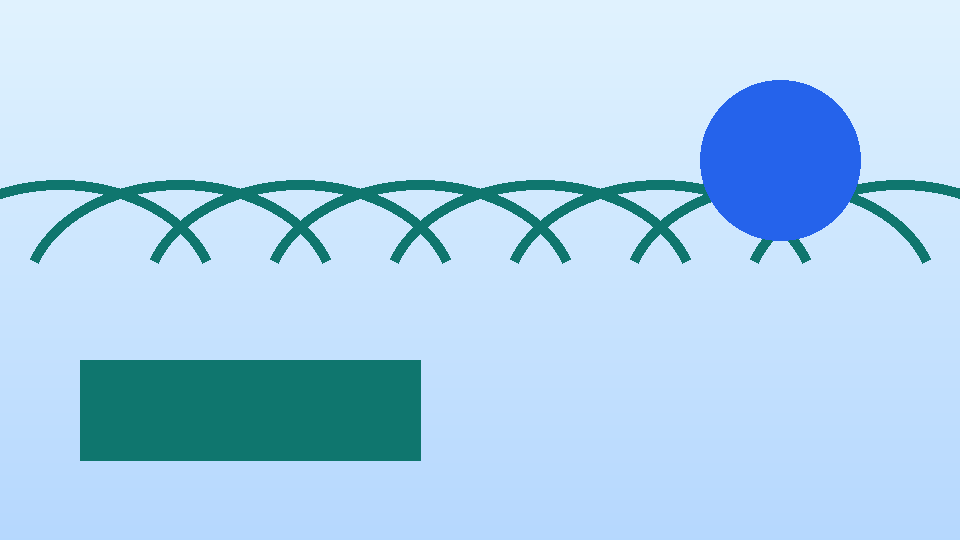
#> input picture Tools/Agent/V1/STP11-6-2026/universal-presentation-design/asset-example-image.png, 960 x 540 px
$ python -i tools-imagekit-core.py   (imports and definitions only)
#> lines starting #> are read from the running program, lines starting #| are printed output that depends on the picture
#> further down, picture is the input picture: PIL image 960x540 RGB; mean R, G, B 176.8, 212.3, 238
"""imagekit core: configuration, limits, path safety, naming, IO, image helpers.

Loaded by tools-imagekit.py before every other tool module and registered in
sys.modules as ``imagekit_core`` so sibling modules can ``import imagekit_core``.

No network access, no secrets, no shell execution. Standard library + Pillow only.
"""

from __future__ import annotations

import hashlib
import io
import json
import math
import os
import re
import shutil
import sys
import tempfile
import time
from datetime import datetime, timezone
from pathlib import Path

VERSION = "1.0.0"

# Exit codes are part of the CLI contract (documented in knowledge-readme.md).
EXIT_OK = 0
EXIT_INTERNAL = 1
EXIT_USAGE = 2
EXIT_INPUT = 3
EXIT_APPROVAL = 4
EXIT_PROVIDER = 5
EXIT_POLICY = 6
EXIT_CANCELLED = 130

SKILL_ROOT = Path(__file__).resolve().parent
DEFAULT_CONFIG_FILE = "asset-config-default.json"
POLICY_FILE = "asset-quality-policy.json"
PRESETS_FILE = "asset-render-presets.json"
BRIEF_TEMPLATE_FILE = "asset-brief-template.json"
CATALOG_FILE = "asset-skill-catalog.json"

IMAGE_EXTS = {
    ".png", ".jpg", ".jpeg", ".jpe", ".webp", ".gif", ".bmp", ".tif", ".tiff",
    ".ico", ".ppm", ".pgm", ".avif", ".jxl", ".psd",
}
WRITE_FORMATS = {
    "png": "PNG", "jpg": "JPEG", "jpeg": "JPEG", "webp": "WEBP", "gif": "GIF",
    "bmp": "BMP", "tif": "TIFF", "tiff": "TIFF", "ico": "ICO", "pdf": "PDF",
    "avif": "AVIF", "ppm": "PPM",
}


# --------------------------------------------------------------------------
# errors
# --------------------------------------------------------------------------


class ToolError(Exception):
    """Structured, user-facing failure with a stable code and exit status."""

    # [15 lines left out: functions __init__, as_dict, not called in this run]


def usage_error(message, hint=""):
    return ToolError("usage", message, hint, EXIT_USAGE)


def input_error(message, hint="", details=None):
    return ToolError("input", message, hint, EXIT_INPUT, details)


def approval_error(message, hint="", details=None):
    return ToolError("approval_required", message, hint, EXIT_APPROVAL, details)


def policy_error(message, hint="", details=None):
    return ToolError("policy_blocked", message, hint, EXIT_POLICY, details)


def provider_error(message, hint="", details=None):
    return ToolError("provider_unavailable", message, hint, EXIT_PROVIDER, details)


# --------------------------------------------------------------------------
# small utilities
# --------------------------------------------------------------------------


def now_iso():
    return datetime.now(timezone.utc).replace(microsecond=0).isoformat()


def stamp():
    return datetime.now().strftime("%Y%m%d-%H%M%S")


# [15 lines left out: functions file_size, human_bytes, not called in this run]


def clamp(v, lo, hi):
    return lo if v < lo else hi if v > hi else v


def lerp(a, b, t):
    return a + (b - a) * t


# [43 lines left out: functions slugify, read_json, deep_merge, atomic_write_bytes, not called in this run]


def atomic_write_text(path, text, encoding="utf-8"):
    return atomic_write_bytes(path, text.encode(encoding))


def write_json(path, payload):
    return atomic_write_text(path, json.dumps(payload, indent=2, ensure_ascii=False) + "\n")


def sha256_bytes(data):
    return hashlib.sha256(data).hexdigest()


# [91 lines left out: functions sha256_file, rel_posix, ensure_dir, safe_join, resolve_input, build_filename, not called in this run]


def parse_version_token(filename):
    m = re.search(r"(?:^|[_-])[vV](\d{1,3})(?:[_-]|$)", Path(filename).stem)
    return int(m.group(1)) if m else None


# --------------------------------------------------------------------------
# configuration + context
# --------------------------------------------------------------------------


# [10 lines left out: function load_config, not called in this run]


class Config:
    # [33 lines left out: functions __init__, validate, resource, not called in this run]

    def render_presets_path(self):
        return self.resource("render_presets_file", PRESETS_FILE)

    def policy_path(self):
        return self.resource("quality_policy_file", POLICY_FILE)

    def brief_template_path(self):
        return self.resource("brief_template_file", BRIEF_TEMPLATE_FILE)

    def catalog_path(self):
        return self.resource("catalog_file", CATALOG_FILE)

    # [5 lines left out: function limit, not called in this run]


class Context:
    """Per-invocation state: config, output root, approvals, cancellation, audit."""

    # [67 lines left out: functions __init__, require_approval, audit, out_path, note, not called in this run]


# --------------------------------------------------------------------------
# image IO with validation
# --------------------------------------------------------------------------


def _pillow():
    try:
        from PIL import Image  # noqa: F401
    except ImportError as exc:  # pragma: no cover - environment guard
        raise ToolError(
            "missing_dependency",
            "Pillow is required but not installed.",
            "Run: python -m pip install -r tools-requirements.txt",
            EXIT_INTERNAL,
        ) from exc
    return sys.modules["PIL.Image"]


# [196 lines left out: functions open_image, save_image, emit_json, emit_text, emit_bytes, summary_line and 5 more, not called in this run]


def hamming_hex(a, b):
    return bin(int(a, 16) ^ int(b, 16)).count("1")


# --------------------------------------------------------------------------
# colour helpers
# --------------------------------------------------------------------------


# [7 lines left out: function hex_to_rgb, not called in this run]


def rgb_to_hex(rgb):
    return "#{:02x}{:02x}{:02x}".format(*(int(clamp(c, 0, 255)) for c in rgb[:3]))


# [28 lines left out: functions rgb_to_hsl, hsl_to_rgb, not called in this run]


def shift_hue(rgb, degrees, sat=1.0, light=1.0):
    h, s, l = rgb_to_hsl(rgb)
    return hsl_to_rgb(h + degrees, clamp(s * sat, 0, 1), clamp(l * light, 0, 1))


# [38 lines left out: functions relative_luminance, contrast_ratio, harmonize, not called in this run]


# --------------------------------------------------------------------------
# typography
# --------------------------------------------------------------------------

_FONT_CACHE = {}


# [55 lines left out: functions font_search_dirs, _find_font_file, load_font, not called in this run]


def has_scalable_font():
    return _find_font_file() is not None


def text_size(draw, text, font):
    box = draw.multiline_textbbox((0, 0), text, font=font, spacing=4)
    return box[2] - box[0], box[3] - box[1], box


# [28 lines left out: functions wrap_text, fit_font_size, not called in this run]


# --------------------------------------------------------------------------
# text analysis
# --------------------------------------------------------------------------

STOPWORDS = set("""a an and are as at be been being but by can could did do does for from had has have
how i if in into is it its it's just like make me more most my no not of on or our out over should so some
such than that the their them then there these they this to too up use used using very was we were what when
where which while who will with would you your create created create a image images picture photo please want
need show showing get got also""".split())

MOOD_WORDS = {
    "calm": ["calm", "serene", "quiet", "peaceful", "soft", "gentle", "tranquil"],
    "energetic": ["energetic", "bold", "dynamic", "vibrant", "loud", "punchy", "exciting"],
    "premium": ["premium", "luxury", "luxurious", "elegant", "refined", "upscale", "high-end"],
    "warm": ["warm", "cozy", "friendly", "inviting", "sunny", "nostalgic"],
    "clinical": ["clean", "clinical", "minimal", "technical", "precise", "modern"],
    "dramatic": ["dramatic", "dark", "moody", "cinematic", "tense", "mysterious"],
    "playful": ["playful", "fun", "whimsical", "cute", "quirky", "bright"],
}

SUBJECT_WORDS = {
    "person": ["person", "people", "woman", "man", "child", "portrait", "model", "athlete", "worker",
               "chef", "family", "crowd", "audience", "founder", "employee", "customers"],
    "product": ["product", "bottle", "package", "packaging", "device", "phone", "laptop", "shoe",
                "sneaker", "watch", "cosmetic", "serum", "can", "jar", "jar", "food", "coffee", "drink"],
    "environment": ["landscape", "mountain", "forest", "beach", "city", "street", "interior", "room",
                    "office", "kitchen", "desert", "island", "river", "valley", "sky", "field"],
    "architecture": ["building", "architecture", "house", "facade", "tower", "bridge", "museum",
                     "interior", "exterior", "floorplan", "apartment"],
    "creature": ["creature", "monster", "dragon", "animal", "bird", "insect", "beast", "mascot", "robot"],
    "abstract": ["abstract", "pattern", "texture", "geometric", "gradient", "shape", "material", "fluid"],
    "data": ["chart", "graph", "diagram", "infographic", "map", "schematic", "figure", "labelled", "annotated"],
}

FRAMING_WORDS = {
    "close-up": ["close-up", "closeup", "macro", "tight crop", "portrait crop"],
    "wide": ["wide", "establishing", "panorama", "wide-angle", "landscape orientation"],
    "medium": ["medium shot", "three-quarter", "mid shot"],
    "top-down": ["top-down", "flat lay", "overhead", "bird's eye", "aerial", "drone"],
    "full": ["full body", "full-length", "whole product", "full view"],
}

LIGHTING_WORDS = {
    "natural-daylight": ["natural light", "daylight", "sunlight", "golden hour", "overcast"],
    "studio-soft": ["softbox", "studio light", "soft light", "diffused", "beauty dish", "studio",
                    "seamless backdrop", "product photo"],
    "dramatic": ["dramatic", "hard light", "chiaroscuro", "rim light", "moody light", "noir"],
    "neon": ["neon", "night", "artificial color light", "cyberpunk glow"],
    "backlit": ["backlit", "silhouette", "against the light", "sun flare"],
    "flat": ["flat", "even light", "no shadows", "diagram light", "technical illustration"],
}


def tokenize(text):
    return re.findall(r"[a-z0-9][a-z0-9+#./-]*", str(text).lower())


# [19 lines left out: functions keywords, detect, not called in this run]


def sentences(text):
    parts = re.split(r"(?<=[.!?])\s+|\n+", str(text).strip())
    return [p.strip() for p in parts if p.strip()]


def estimate_reading(text, words_per_minute=200):
    n = len(str(text).split())
    return {"words": n, "seconds": round(n / words_per_minute * 60, 1)}


# --------------------------------------------------------------------------
# policy engine (safety, rights, approval triggers)
# --------------------------------------------------------------------------

POLICY_CACHE = {}


# [81 lines left out: functions load_policy, scan_text, risk_summary, enforce_policy, not called in this run]


# --------------------------------------------------------------------------
# misc
# --------------------------------------------------------------------------


def dpi_default(cfg, use="web"):
    presets = (cfg.formats or {}).get("dpi_presets", {})
    return presets.get(use, presets.get("web", 72))


# [36 lines left out: functions aspect_label, parse_size, check_size, seeded_rng, not called in this run]


def derive_seed(seed, salt=""):
    h = hashlib.sha256(f"{seed}:{salt}".encode()).hexdigest()
    return int(h[:8], 16)


# --------------------------------------------------------------------------
# raster primitives shared by render / edit / qa
# --------------------------------------------------------------------------


# [69 lines left out: functions gradient_image, noise_image, apply_mask_color, not called in this run]


def vignette_mask(size, strength=0.3, softness=1.0):
    """L mask: 255 at edges (to be darkened), 0 at centre."""
    Image = _pillow()
    w, h = int(size[0]), int(size[1])
    small = 128
    mask = Image.new("L", (small, small))
    px = mask.load()
    cx, cy = small / 2, small / 2
    maxd = math.hypot(cx, cy)
    for y in range(small):
        for x in range(small):
            d = math.hypot(x - cx, y - cy) / maxd
            v = clamp((d - 0.45) / max(0.05, 0.55 * softness), 0, 1) ** 1.4
            px[x, y] = int(255 * v * strength)
    return mask.resize((w, h), Image.Resampling.BICUBIC)


# [34 lines left out: functions soft_shadow, apply_grain, not called in this run]


def saliency_map(img, blur=8):
    """Cheap centre-weighted edge/presence saliency map (L, 0-255)."""
#> called with blur = 8
    from PIL import ImageFilter, ImageChops
    Image = _pillow()
    rgb = img.convert("RGB")
    small = rgb.resize((128, max(8, int(128 * rgb.height / max(1, rgb.width)))), Image.Resampling.BILINEAR)
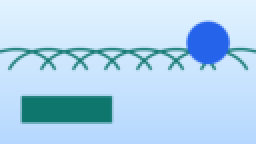
#> small: PIL image 128x72 RGB (shown 2 times larger); mean R, G, B 176.7, 212.3, 238
    edges = small.convert("L").filter(ImageFilter.FIND_EDGES)
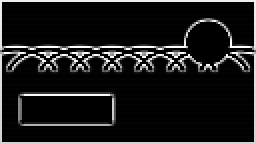
#> edges: PIL image 128x72 L (shown 2 times larger); min 0, max 255, mean 27.1
    center = vignette_mask(small.size, strength=1.0, softness=1.6)
#> in vignette_mask, `mask = Image.new("L", (small, small))`: mask: PIL image 128x128 L; every value is 0
#> in vignette_mask, `return mask.resize((w, h), Image.Resampling.BICUBIC)`:
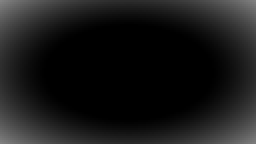
#> returned value: PIL image 128x72 L (shown 2 times larger); min 0, max 131, mean 24.3
    center = ImageChops.invert(center)
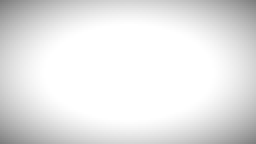
#> center: PIL image 128x72 L (shown 2 times larger); min 124, max 255, mean 230.7
    weighted = ImageChops.multiply(edges, center)
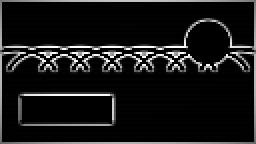
#> weighted: PIL image 128x72 L (shown 2 times larger); min 0, max 255, mean 23.5
    combined = Image.blend(edges, weighted, 0.55)
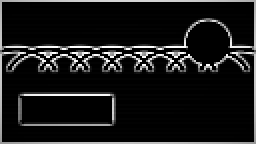
#> combined: PIL image 128x72 L (shown 2 times larger); min 0, max 255, mean 25
    return combined.filter(ImageFilter.GaussianBlur(blur)).resize(rgb.size, Image.Resampling.BICUBIC)
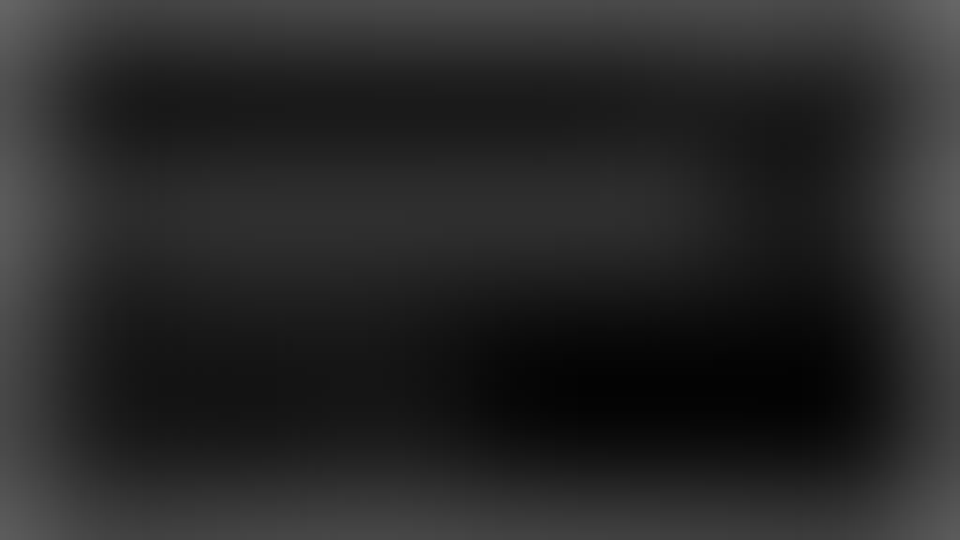
#> returned value: PIL image 960x540 L; min 3, max 102, mean 39.7


# [128 lines left out: functions laplacian_variance, rms_contrast, channel_means, edge_density, dominant_colors, tone_stats and 4 more, not called in this run]

>>> from PIL import Image
>>> picture = Image.open('../../../../../Tools/Agent/V1/STP11-6-2026/universal-presentation-design/asset-example-image.png')
>>> result = saliency_map(picture)
